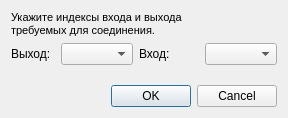
<?xml version="1.0" encoding="UTF-8"?>
<ui version="4.0">
 <class>CellConnectionDialog</class>
 <widget class="QDialog" name="CellConnectionDialog">
  <property name="geometry">
   <rect>
    <x>0</x>
    <y>0</y>
    <width>288</width>
    <height>118</height>
   </rect>
  </property>
  <property name="windowTitle">
   <string>Dialog</string>
  </property>
  <layout class="QGridLayout" name="gridLayout">
   <item row="0" column="0" colspan="3">
    <widget class="QLabel" name="infoLabel_1">
     <property name="text">
      <string>&lt;!DOCTYPE HTML PUBLIC &quot;-//W3C//DTD HTML 4.0//EN&quot; &quot;http://www.w3.org/TR/REC-html40/strict.dtd&quot;&gt;
&lt;html&gt;&lt;head&gt;&lt;meta name=&quot;qrichtext&quot; content=&quot;1&quot; /&gt;&lt;style type=&quot;text/css&quot;&gt;
p, li { white-space: pre-wrap; }
&lt;/style&gt;&lt;/head&gt;&lt;body style=&quot; font-family:'MS Shell Dlg 2'; font-size:8.25pt; font-weight:400; font-style:normal;&quot;&gt;
&lt;p style=&quot; margin-top:0px; margin-bottom:0px; margin-left:0px; margin-right:0px; -qt-block-indent:0; text-indent:0px;&quot;&gt;&lt;span style=&quot; font-size:8pt;&quot;&gt;Укажите индексы входа и выхода&lt;/span&gt;&lt;/p&gt;
&lt;p style=&quot; margin-top:0px; margin-bottom:0px; margin-left:0px; margin-right:0px; -qt-block-indent:0; text-indent:0px;&quot;&gt;&lt;span style=&quot; font-size:8pt;&quot;&gt;требуемых для соединения.&lt;/span&gt;&lt;/p&gt;&lt;/body&gt;&lt;/html&gt;</string>
     </property>
    </widget>
   </item>
   <item row="1" column="0">
    <widget class="QLabel" name="infoLabel_2">
     <property name="text">
      <string>Выход:</string>
     </property>
    </widget>
   </item>
   <item row="1" column="1">
    <widget class="QComboBox" name="outNodeCount"/>
   </item>
   <item row="1" column="2">
    <widget class="QLabel" name="infoLabel_3">
     <property name="text">
      <string>Вход:</string>
     </property>
    </widget>
   </item>
   <item row="1" column="4">
    <widget class="QComboBox" name="inNodeCount"/>
   </item>
   <item row="3" column="0" colspan="5">
    <widget class="QDialogButtonBox" name="buttonBox">
     <property name="orientation">
      <enum>Qt::Horizontal</enum>
     </property>
     <property name="standardButtons">
      <set>QDialogButtonBox::Cancel|QDialogButtonBox::Ok</set>
     </property>
    </widget>
   </item>
   <item row="2" column="2">
    <spacer name="verticalSpacer">
     <property name="orientation">
      <enum>Qt::Vertical</enum>
     </property>
     <property name="sizeHint" stdset="0">
      <size>
       <width>20</width>
       <height>10</height>
      </size>
     </property>
    </spacer>
   </item>
  </layout>
 </widget>
 <resources/>
 <connections>
  <connection>
   <sender>buttonBox</sender>
   <signal>accepted()</signal>
   <receiver>CellConnectionDialog</receiver>
   <slot>accept()</slot>
   <hints>
    <hint type="sourcelabel">
     <x>248</x>
     <y>254</y>
    </hint>
    <hint type="destinationlabel">
     <x>157</x>
     <y>274</y>
    </hint>
   </hints>
  </connection>
  <connection>
   <sender>buttonBox</sender>
   <signal>rejected()</signal>
   <receiver>CellConnectionDialog</receiver>
   <slot>reject()</slot>
   <hints>
    <hint type="sourcelabel">
     <x>316</x>
     <y>260</y>
    </hint>
    <hint type="destinationlabel">
     <x>286</x>
     <y>274</y>
    </hint>
   </hints>
  </connection>
 </connections>
</ui>
